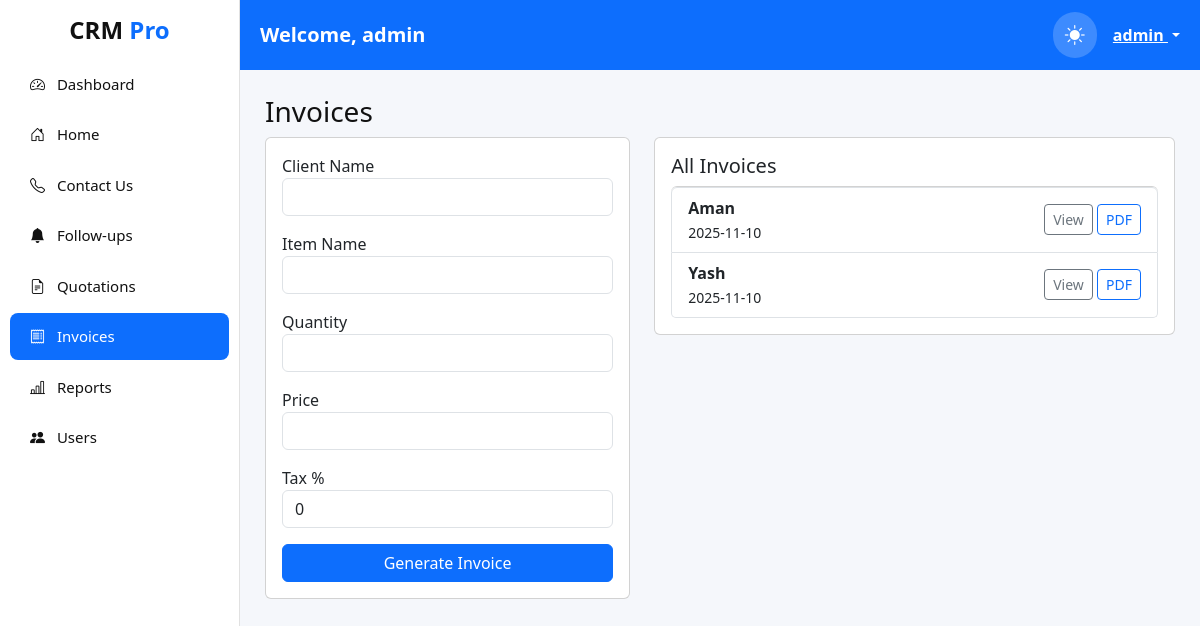
/invoices (signed in), run on the app's committed database.
### app/models.py (models this page shows, shortened)
class User(UserMixin, db.Model):
    id = db.Column(db.Integer, primary_key=True)
    username = db.Column(db.String(80), unique=True, nullable=False)
    password_hash = db.Column(db.String(128), nullable=False)
    role = db.Column(db.String(30), default=RoleEnum.Sales.value)

class Invoice(db.Model):
    id = db.Column(db.Integer, primary_key=True)
    client_name = db.Column(db.String(150), nullable=False)
    created_at = db.Column(db.DateTime, default=datetime.utcnow)
    items = db.Column(db.Text)  # JSON string: list of {"name":..., "qty":..., "price":...}
    tax_percent = db.Column(db.Float, default=0.0)

### app/routes.py (the view, shortened to what this page needs)
@app.route("/invoices", methods=["GET", "POST"])
@login_required
@role_required("Accountant", "Manager")
def invoices():
    form = InvoiceForm()
    invoices = Invoice.query.order_by(Invoice.created_at.desc()).all()
    return render_template("invoice.html", form=form, invoices=invoices)

### app/forms.py
class InvoiceForm(FlaskForm):
    client_name = StringField("Client Name", validators=[DataRequired()])
    item_name = StringField("Item Name", validators=[DataRequired()])
    item_qty = IntegerField("Quantity", validators=[DataRequired()])
    item_price = FloatField("Price", validators=[DataRequired()])
    tax_percent = FloatField("Tax %", default=0)
    submit = SubmitField("Generate Invoice")

### app/__init__.py (called while the page is built)
def create_app():
    app = Flask(__name__, template_folder="templates", static_folder="static")
    from datetime import datetime
    @app.context_processor
    def inject_now():
        return {'current_year': datetime.now().year}
    app.config.from_object(Config)
    app.url_map.strict_slashes = False
    db.init_app(app)
    login_manager.init_app(app)
    with app.app_context():
        from . import routes, models
        db.create_all()
    return app

### app/models.py (called while the page is built)
@login_manager.user_loader
def load_user(user_id):
    return User.query.get(int(user_id))

### app/utils.py (called while the page is built)
def role_required(*roles):
    def wrapper(fn):
        @wraps(fn)
        def decorated_view(*args, **kwargs):
            if not current_user.is_authenticated:
                abort(401)
            if current_user.role not in roles and current_user.role != "Admin":
                abort(403)
            return fn(*args, **kwargs)
        return decorated_view
    return wrapper

### app/templates/invoice.html (shortened to what this page needs)
{% extends "base.html" %}
{% block content %}
<h3>Invoices</h3>
<div class="row">
  <div class="col-md-5">
    <div class="card p-3">
      <form method="POST">
        <div class="mb-3">{{ form.client_name.label }} {{ form.client_name(class="form-control") }}</div>
        <div class="mb-3">{{ form.item_name.label }} {{ form.item_name(class="form-control") }}</div>
        <div class="mb-3">{{ form.item_qty.label }} {{ form.item_qty(class="form-control") }}</div>
        <div class="mb-3">{{ form.item_price.label }} {{ form.item_price(class="form-control") }}</div>
        <div class="mb-3">{{ form.tax_percent.label }} {{ form.tax_percent(class="form-control") }}</div>
        {{ form.submit(class="btn btn-primary w-100") }}
      </form>
    </div>
  </div>
  <div class="col-md-7">
    <div class="card p-3">
      <h5>All Invoices</h5>
      <ul class="list-group">
        {% for inv in invoices %}
        <li class="list-group-item d-flex justify-content-between align-items-center">
          <div>
            <b>{{ inv.client_name }}</b><br>
            <small>{{ inv.created_at.strftime('%Y-%m-%d') }}</small>
          </div>
          <div>
            <a class="btn btn-sm btn-outline-secondary" href="{{ url_for('invoice_view', id=inv.id) }}">View</a>
            <a class="btn btn-sm btn-outline-primary" href="{{ url_for('invoice_pdf', id=inv.id) }}">PDF</a>
          </div>
        </li>
        {% else %}
        <li class="list-group-item">No invoices yet</li>
        {% endfor %}
      </ul>
    </div>
  </div>
</div>
{% endblock %}

### app/templates/base.html (shortened to what this page needs)
<!DOCTYPE html>
<html lang="en" data-theme="light">
<head>
    <link href="https://cdn.jsdelivr.net/npm/bootstrap@5.3.3/dist/css/bootstrap.min.css" rel="stylesheet">
    <link href="https://cdn.jsdelivr.net/npm/bootstrap-icons@1.11.1/font/bootstrap-icons.css" rel="stylesheet">
</head>
<body>
<div class="sidebar">
    <h4 class="text-center fw-bold mb-3" style="color: var(--sidebar-text);">
        CRM <span class="text-primary">Pro</span>
    </h4>
    <a class="{% if request.path == '/dashboard' %}active{% endif %}" href="{{ url_for('dashboard') }}">
        <i class="bi bi-speedometer2 me-2"></i> Dashboard
    </a>
    <a class="{% if request.path == '/' %}active{% endif %}" href="{{ url_for('home') }}">
        <i class="bi bi-house-door me-2"></i> Home
    </a>
    <a class="{% if '/contact' in request.path %}active{% endif %}" href="{{ url_for('contact') }}">
    <i class="bi bi-telephone me-2"></i> Contact Us
</a>
    {% if current_user.role in ["Admin", "Sales"] %}
    <a class="{% if '/followups' in request.path %}active{% endif %}" href="{{ url_for('followups') }}">
        <i class="bi bi-bell-fill me-2"></i> Follow-ups
    </a>
    {% endif %}
    {% if current_user.role in ["Admin", "Sales", "Manager"] %}
    <a class="{% if '/quotations' in request.path %}active{% endif %}" href="{{ url_for('quotations') }}">
        <i class="bi bi-file-earmark-text me-2"></i> Quotations
    </a>
    {% endif %}
    {% if current_user.role in ["Admin", "Accountant", "Manager"] %}
    <a class="{% if '/invoices' in request.path %}active{% endif %}" href="{{ url_for('invoices') }}">
        <i class="bi bi-receipt me-2"></i> Invoices
    </a>
    {% endif %}
    {% if current_user.role in ["Admin", "Manager"] %}
    <a class="{% if '/reports' in request.path %}active{% endif %}" href="{{ url_for('reports') }}">
        <i class="bi bi-bar-chart-line me-2"></i> Reports
    </a>
    {% endif %}
    {% if current_user.role == "Admin" %}
    <a class="{% if '/users' in request.path %}active{% endif %}" href="{{ url_for('users') }}">
        <i class="bi bi-people-fill me-2"></i> Users
    </a>
    {% endif %}
</div>
<div class="topnav">
    <div class="fw-bold fs-5">Welcome, {{ current_user.username }}</div>
    <div class="d-flex align-items-center gap-3">
        <i class="bi bi-moon-stars-fill theme-toggle" id="themeBtn"></i>
        <div class="dropdown">
            <a class="text-white fw-semibold dropdown-toggle" data-bs-toggle="dropdown" href="#">
                {{ current_user.username }}
            </a>
        </div>
    </div>
</div>
<div class="content">
    {% block content %}
    {% endblock %}
</div>
</body>
</html>

### app/templates/base.html (style rules this page uses)
:root { --bg: #f5f7fb; --card: #ffffff; --text: #111; --nav: #0d6efd; --sidebar: #ffffff; --sidebar-text: #111; --border-color: #e1e1e1; }
body { background: var(--bg); color: var(--text); transition: 0.3s ease; }
.sidebar { width: 240px; height: 100vh; position: fixed; background: var(--sidebar); border-right: 1px solid var(--border-color); padding-top: 1rem; transition: 0.3s; }
.sidebar a { color: var(--sidebar-text); padding: 12px 20px; display: block; font-size: 15px; border-radius: 8px; margin: 4px 10px; text-decoration: none; }
.sidebar a.active { background: #0d6efd; color: #fff; }
.topnav { margin-left: 240px; background: var(--nav); padding: 12px 20px; color: white; display: flex; justify-content: space-between; align-items: center; }
.content { margin-left: 240px; padding: 25px; }
.theme-toggle { cursor: pointer; font-size: 20px; padding: 8px 12px; border-radius: 100px; background: rgba(255,255,255,0.2); }

### data on the page
User: username "admin"
Invoice: client_name "Aman", created_at "2025-11-10"
Invoice: client_name "Yash", created_at "2025-11-10"
